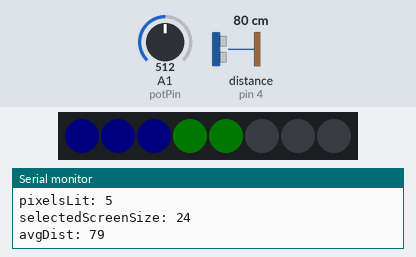
Recording of a sketch running on a simulated Arduino Uno, built with avr-gcc and run on an emulated ATmega328P. On the bench: 8 RGB LEDs in strip order, left to right, the last lines printed to the serial monitor. Wiring (inferred from the names in the program): ultrasonic range finder: trigger pin 3; echo pin 4. The inputs (shaded band) are chosen by the test bench; at power-on: distance to the obstacle (sensor on pin 4) 80 cm, A1 (potPin) = 512. The echo pulse lasts 58.3 µs per cm; dim RGB values are drawn brighter than linear.

Above: at 1.2 s.
1.3 s: distance to the obstacle (sensor on pin 4) set to 2 cm
At 2.8 s:
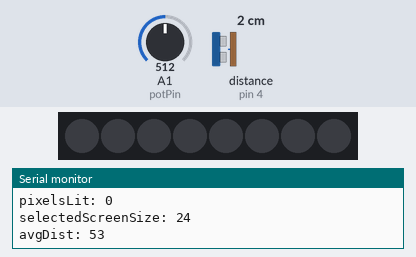
3.6 s: A1 (potPin) set to 306
At 3.78 s:
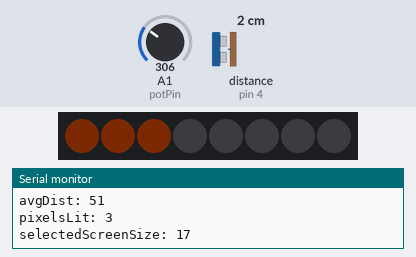
5.9 s: distance to the obstacle (sensor on pin 4) set to 120 cm
At 8.1 s:
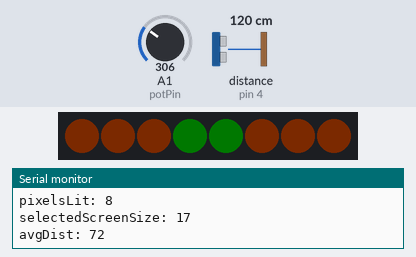
8.4 s: A1 (potPin) set to 669
At 9.8 s:
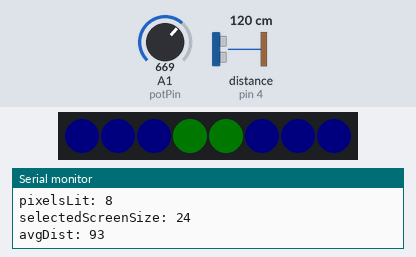
10.9 s: A1 (potPin) set to 688
At 12.8 s:
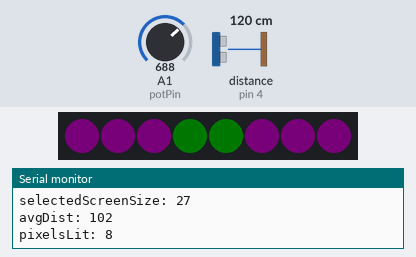
13.4 s: distance to the obstacle (sensor on pin 4) set to 4 cm
At 13.63 s:
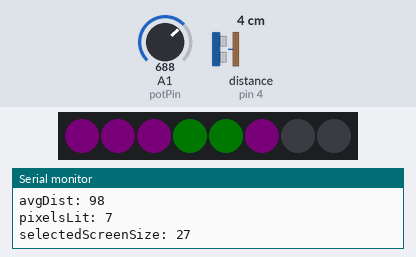
Timing chart, 0 to 16.4 s (numbered marks = the images above; inputs shaded):
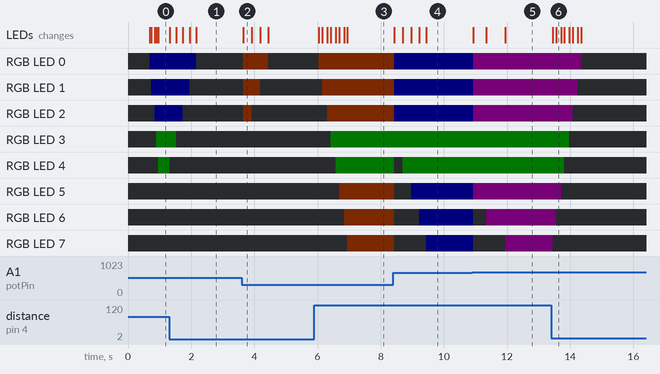

The sketch:

main.ino
```cpp
#include <Adafruit_NeoPixel.h>

//neopixel setup
#define PIN 5
#define NUMPIXELS 8
#define DELAYVAL 500
int tol = 20; //defines window of tolerance for how far/close someone is to the screen

byte colours[][3] = { //array of colour options, corresponding to each screen size option
  {2, 2, 0},      //index 0, yellow
  {3, 1, 0},       //index 1, orange
  {0, 2, 2},      //index 2, cyan
  {0, 0, 4},        //index 3, blue
  {2, 0, 2},      //index 4, magenta
  {1, 1, 1}     //index 5, white
};

//rangefinder setup
#define trigPin 3
#define echoPin 4

//POTENTIOMETER SETUP
int potPin = A1;
int potVal = 0;
//screen size select setup
int screenOptions[] = {14, 17, 21, 24, 27, 30}; //define supported sizes
int numOptions = sizeof(screenOptions) / sizeof(screenOptions[0]); //calculate length of array by using memory size of identically sized items
int currentScreenIndex = 0; //initialise screen selection option tracker
int lastPotVal = 0; //monitor last position of slider

//smoothing variables for rolling average - preventing neopixel flashing
const int numReadings = 20; //defines size of array
int readings[numReadings]; //array to hold recent readings
int readIndex = 0; //tracks position in array
long total = 0; //current running total
long avgDist = 0; //the smoothed, output value for distance from monitor

Adafruit_NeoPixel pixels(NUMPIXELS, PIN); //init neopixel object

void setup() {
  Serial.begin(9600);
  pinMode(trigPin, OUTPUT);
  pinMode(echoPin, INPUT);
  pinMode(potPin, INPUT);

  pixels.begin(); //initialise lights

  // reset rolling average data
  for (int i = 0; i < numReadings; i++) {
    readings[i] = 0;
  }
}

void loop() {
  //clear lights on startup
  pixels.clear();

  //SCREEN SIZE SELECT
    potVal = analogRead(potPin); //read current slider position
    if (abs(potVal - lastPotVal) > 10) { //if slider has moved significantly (to prevent intermitted size changing from passive value fluctuation)
      int tempIndex = map(potVal, 0, 1023, 0, numOptions); //remap slider range to screen size option range
      tempIndex = constrain(tempIndex, 0, numOptions -1); //constrain to prevent accessing index vals that don't exist
      currentScreenIndex = tempIndex; //save index position from remapping calcs in above "if statement"
      lastPotVal = potVal; //update last known slider position
    }
    int selectedScreenSize = screenOptions[currentScreenIndex]; //set screen size based on slider position
    //set target distance and tolerance thresholds
    int targetDist = round(selectedScreenSize * 2.54 * 1.2); //factor of 2.54 used to convert inches to cm. factor of 1.2 used based on industry best practice
    int lowerBound = targetDist - tol;
    int upperBound = targetDist + tol;
  //OBTAIN DISTANCE FROM RF
    //clear trigPin on startup
      digitalWrite(trigPin, LOW);
      delayMicroseconds(2);

    //send a trigger pulse for 10microseconds
      digitalWrite(trigPin, HIGH);
      delayMicroseconds(10);
      digitalWrite(trigPin, LOW);

    //listen for how long it takes for echo pin to recieve pulse, convert to centimeters
      long dur = pulseIn(echoPin, HIGH);
      float dist = 34400*dur/2000000; //distance conversion to cm
  //SMOOTHING ALGORITHM
    //subtract last reading
    total = total - readings[readIndex];
    //write raw dist val to index
    readings[readIndex] = constrain(dist, lowerBound, upperBound); //distance capped to just get the thresholds we need
    //add reading to total
    total = total + readings[readIndex];
    //advance readIndex to next array position
    readIndex = readIndex + 1;
    //if we are at the end of the array, wrap back to start
    if (readIndex >= numReadings) {
      readIndex = 0;
    }
    //calculate new rolling average distance
    avgDist = total / numReadings;
  //CONVERT DISTANCE TO # OF LEDS LIT
    //translate distance measured to number of LEDs to be lit
    int distToPixel = map(avgDist, lowerBound, upperBound, 0, 8); //LEDs display how much close or far you are to the target distance
    int pixelsLit = constrain(distToPixel, 0, 8); //ensure number of pixels does not overflow
    //retrieve colours from colour array according to mode selected
      byte r = colours[currentScreenIndex][0];
      byte g = colours[currentScreenIndex][1];
      byte b = colours[currentScreenIndex][2];
  //LIGHT UP LEDS
  for (int i=0; i<pixelsLit; i++) {
    if (i == 3 || i == 4) { //make middle LEDs green, telling user they are sat at the optimal distance
      pixels.setPixelColor(i, 0, 2, 0);
    }
    else {                  //set colours to values that match the selected screen size
      pixels.setPixelColor(i, r, g, b);
    }
  }
  pixels.show();

  //DEBUGGING
    Serial.print("selectedScreenSize: ");
    Serial.println(selectedScreenSize);
    Serial.print("avgDist: ");
    Serial.println(avgDist);
    Serial.print("pixelsLit: ");
    Serial.println(pixelsLit);
}
```

Measured:
- the behaviour switches between 681 and 682 on A1 (potPin) (found by bisection; images 4 and 5)
- after the input at 1.3 s, RGB LED 0: RGB(0, 0, 4) → off after 0.87 s; RGB LED 1: RGB(0, 0, 4) → off after 0.65 s; RGB LED 2: RGB(0, 0, 4) → off after 0.44 s; RGB LED 3: RGB(0, 2, 0) → off after 0.23 s; RGB LED 4: RGB(0, 2, 0) → off at once; the LEDs: first change at once (image 1 shows a later state)
- after the input at 3.6 s, RGB LED 0: off → RGB(3, 1, 0) after 0.05 s, → off 0.80 s later; RGB LED 1: off → RGB(3, 1, 0) after 0.05 s, → off 0.53 s later; RGB LED 2: off → RGB(3, 1, 0) after 0.05 s, → off 0.27 s later; the LEDs: change after 0.05 s (image 2)
- after the input at 5.9 s, RGB LED 0: off → RGB(3, 1, 0) after 0.14 s; RGB LED 1: off → RGB(3, 1, 0) after 0.25 s; RGB LED 2: off → RGB(3, 1, 0) after 0.41 s; RGB LED 3: off → RGB(0, 2, 0) after 0.52 s; RGB LED 4: off → RGB(0, 2, 0) after 0.67 s; the LEDs: first change after 0.14 s (image 3 shows a later state)
- after the input at 8.4 s, RGB LED 0, RGB LED 1: RGB(3, 1, 0) → RGB(0, 0, 4) at once
- after the input at 10.9 s, RGB LED 0–2, RGB LED 5: RGB(0, 0, 4) → RGB(2, 0, 2) at once; RGB LED 6: RGB(0, 0, 4) → off at once, → RGB(2, 0, 2) 0.42 s later; RGB LED 7: RGB(0, 0, 4) → off at once, → RGB(2, 0, 2) 1.0 s later; the LEDs: first change at once (image 5 shows a later state)
- after the input at 13.4 s, RGB LED 0: RGB(2, 0, 2) → off after 0.95 s; RGB LED 1: RGB(2, 0, 2) → off after 0.84 s; RGB LED 2: RGB(2, 0, 2) → off after 0.68 s; RGB LED 3: RGB(0, 2, 0) → off after 0.57 s; RGB LED 4: RGB(0, 2, 0) → off after 0.42 s; the LEDs: first change at once (image 6 shows a later state)
